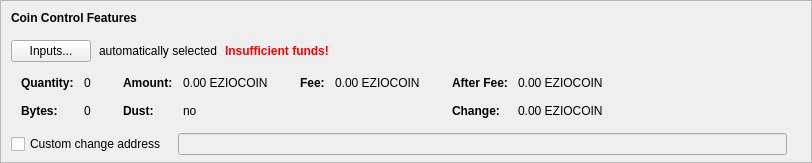
    <widget class="QFrame" name="frameCoinControl">
     <property name="sizePolicy">
      <sizepolicy hsizetype="Expanding" vsizetype="Expanding">
       <horstretch>0</horstretch>
       <verstretch>0</verstretch>
      </sizepolicy>
     </property>
     <property name="maximumSize">
      <size>
       <width>16777215</width>
       <height>16777215</height>
      </size>
     </property>
     <property name="frameShape">
      <enum>QFrame::StyledPanel</enum>
     </property>
     <property name="frameShadow">
      <enum>QFrame::Sunken</enum>
     </property>
     <layout class="QVBoxLayout" name="verticalLayoutCoinControl2">
      <property name="spacing">
       <number>0</number>
      </property>
      <property name="leftMargin">
       <number>0</number>
      </property>
      <property name="topMargin">
       <number>0</number>
      </property>
      <property name="rightMargin">
       <number>0</number>
      </property>
      <property name="bottomMargin">
       <number>6</number>
      </property>
      <item>
       <layout class="QVBoxLayout" name="verticalLayoutCoinControl" stretch="0,0,0,0,1">
        <property name="spacing">
         <number>0</number>
        </property>
        <property name="leftMargin">
         <number>10</number>
        </property>
        <property name="topMargin">
         <number>10</number>
        </property>
        <item>
         <layout class="QHBoxLayout" name="horizontalLayoutCoinControl1">
          <property name="bottomMargin">
           <number>15</number>
          </property>
          <item>
           <widget class="QLabel" name="labelCoinControlFeatures">
            <property name="sizePolicy">
             <sizepolicy hsizetype="Preferred" vsizetype="Maximum">
              <horstretch>0</horstretch>
              <verstretch>0</verstretch>
             </sizepolicy>
            </property>
            <property name="font">
             <font>
              <weight>75</weight>
              <bold>true</bold>
             </font>
            </property>
            <property name="styleSheet">
             <string notr="true">font-weight:bold;</string>
            </property>
            <property name="text">
             <string>Coin Control Features</string>
            </property>
           </widget>
          </item>
         </layout>
        </item>
        <item>
         <layout class="QHBoxLayout" name="horizontalLayoutCoinControl2" stretch="0,0,0,0">
          <property name="spacing">
           <number>8</number>
          </property>
          <property name="bottomMargin">
           <number>10</number>
          </property>
          <item>
           <widget class="QPushButton" name="pushButtonCoinControl">
            <property name="styleSheet">
             <string notr="true"/>
            </property>
            <property name="text">
             <string>Inputs...</string>
            </property>
            <property name="autoDefault">
             <bool>false</bool>
            </property>
           </widget>
          </item>
          <item>
           <widget class="QLabel" name="labelCoinControlAutomaticallySelected">
            <property name="text">
             <string>automatically selected</string>
            </property>
            <property name="margin">
             <number>5</number>
            </property>
           </widget>
          </item>
          <item>
           <widget class="QLabel" name="labelCoinControlInsuffFunds">
            <property name="font">
             <font>
              <weight>75</weight>
              <bold>true</bold>
             </font>
            </property>
            <property name="styleSheet">
             <string notr="true">color:red;font-weight:bold;</string>
            </property>
            <property name="text">
             <string>Insufficient funds!</string>
            </property>
            <property name="margin">
             <number>5</number>
            </property>
           </widget>
          </item>
          <item>
           <spacer name="horizontalSpacerCoinControl">
            <property name="orientation">
             <enum>Qt::Horizontal</enum>
            </property>
            <property name="sizeHint" stdset="0">
             <size>
              <width>40</width>
              <height>1</height>
             </size>
            </property>
           </spacer>
          </item>
         </layout>
        </item>
        <item>
         <widget class="QWidget" name="widgetCoinControl" native="true">
          <property name="sizePolicy">
           <sizepolicy hsizetype="Preferred" vsizetype="Preferred">
            <horstretch>0</horstretch>
            <verstretch>0</verstretch>
           </sizepolicy>
          </property>
          <property name="minimumSize">
           <size>
            <width>0</width>
            <height>0</height>
           </size>
          </property>
          <property name="styleSheet">
           <string notr="true"/>
          </property>
          <layout class="QHBoxLayout" name="horizontalLayoutCoinControl5">
           <property name="leftMargin">
            <number>0</number>
           </property>
           <property name="topMargin">
            <number>0</number>
           </property>
           <property name="rightMargin">
            <number>0</number>
           </property>
           <property name="bottomMargin">
            <number>0</number>
           </property>
           <item>
            <layout class="QHBoxLayout" name="horizontalLayoutCoinControl3" stretch="0,0,0,1">
             <property name="spacing">
              <number>20</number>
             </property>
             <property name="topMargin">
              <number>0</number>
             </property>
             <property name="bottomMargin">
              <number>10</number>
             </property>
             <item>
              <layout class="QFormLayout" name="formLayoutCoinControl1">
               <property name="horizontalSpacing">
                <number>10</number>
               </property>
               <property name="verticalSpacing">
                <number>14</number>
               </property>
               <property name="leftMargin">
                <number>10</number>
               </property>
               <property name="topMargin">
                <number>4</number>
               </property>
               <property name="rightMargin">
                <number>6</number>
               </property>
               <item row="0" column="0">
                <widget class="QLabel" name="labelCoinControlQuantityText">
                 <property name="font">
                  <font>
                   <weight>75</weight>
                   <bold>true</bold>
                  </font>
                 </property>
                 <property name="text">
                  <string>Quantity:</string>
                 </property>
                 <property name="margin">
                  <number>0</number>
                 </property>
                </widget>
               </item>
               <item row="0" column="1">
                <widget class="QLabel" name="labelCoinControlQuantity">
                 <property name="cursor">
                  <cursorShape>IBeamCursor</cursorShape>
                 </property>
                 <property name="contextMenuPolicy">
                  <enum>Qt::ActionsContextMenu</enum>
                 </property>
                 <property name="text">
                  <string notr="true">0</string>
                 </property>
                 <property name="margin">
                  <number>0</number>
                 </property>
                 <property name="textInteractionFlags">
                  <set>Qt::LinksAccessibleByMouse|Qt::TextSelectableByKeyboard|Qt::TextSelectableByMouse</set>
                 </property>
                </widget>
               </item>
               <item row="1" column="0">
                <widget class="QLabel" name="labelCoinControlBytesText">
                 <property name="font">
                  <font>
                   <weight>75</weight>
                   <bold>true</bold>
                  </font>
                 </property>
                 <property name="text">
                  <string>Bytes:</string>
                 </property>
                </widget>
               </item>
               <item row="1" column="1">
                <widget class="QLabel" name="labelCoinControlBytes">
                 <property name="cursor">
                  <cursorShape>IBeamCursor</cursorShape>
                 </property>
                 <property name="contextMenuPolicy">
                  <enum>Qt::ActionsContextMenu</enum>
                 </property>
                 <property name="text">
                  <string notr="true">0</string>
                 </property>
                 <property name="textInteractionFlags">
                  <set>Qt::LinksAccessibleByMouse|Qt::TextSelectableByKeyboard|Qt::TextSelectableByMouse</set>
                 </property>
                </widget>
               </item>
              </layout>
             </item>
             <item>
              <layout class="QFormLayout" name="formLayoutCoinControl2">
               <property name="horizontalSpacing">
                <number>10</number>
               </property>
               <property name="verticalSpacing">
                <number>14</number>
               </property>
               <property name="leftMargin">
                <number>6</number>
               </property>
               <property name="topMargin">
                <number>4</number>
               </property>
               <property name="rightMargin">
                <number>6</number>
               </property>
               <item row="0" column="0">
                <widget class="QLabel" name="labelCoinControlAmountText">
                 <property name="font">
                  <font>
                   <weight>75</weight>
                   <bold>true</bold>
                  </font>
                 </property>
                 <property name="text">
                  <string>Amount:</string>
                 </property>
                 <property name="margin">
                  <number>0</number>
                 </property>
                </widget>
               </item>
               <item row="0" column="1">
                <widget class="QLabel" name="labelCoinControlAmount">
                 <property name="cursor">
                  <cursorShape>IBeamCursor</cursorShape>
                 </property>
                 <property name="contextMenuPolicy">
                  <enum>Qt::ActionsContextMenu</enum>
                 </property>
                 <property name="text">
                  <string notr="true">0.00 EZIOCOIN</string>
                 </property>
                 <property name="textInteractionFlags">
                  <set>Qt::LinksAccessibleByMouse|Qt::TextSelectableByKeyboard|Qt::TextSelectableByMouse</set>
                 </property>
                </widget>
               </item>
               <item row="1" column="0">
                <widget class="QLabel" name="labelCoinControlLowOutputText">
                 <property name="font">
                  <font>
                   <weight>75</weight>
                   <bold>true</bold>
                  </font>
                 </property>
                 <property name="text">
                  <string>Dust:</string>
                 </property>
                </widget>
               </item>
               <item row="1" column="1">
                <widget class="QLabel" name="labelCoinControlLowOutput">
                 <property name="cursor">
                  <cursorShape>IBeamCursor</cursorShape>
                 </property>
                 <property name="contextMenuPolicy">
                  <enum>Qt::ActionsContextMenu</enum>
                 </property>
                 <property name="text">
                  <string notr="true">no</string>
                 </property>
                 <property name="textInteractionFlags">
                  <set>Qt::LinksAccessibleByMouse|Qt::TextSelectableByKeyboard|Qt::TextSelectableByMouse</set>
                 </property>
                </widget>
               </item>
              </layout>
             </item>
             <item>
              <layout class="QFormLayout" name="formLayoutCoinControl3">
               <property name="horizontalSpacing">
                <number>10</number>
               </property>
               <property name="verticalSpacing">
                <number>14</number>
               </property>
               <property name="leftMargin">
                <number>6</number>
               </property>
               <property name="topMargin">
                <number>4</number>
               </property>
               <property name="rightMargin">
                <number>6</number>
               </property>
               <item row="0" column="0">
                <widget class="QLabel" name="labelCoinControlFeeText">
                 <property name="font">
                  <font>
                   <weight>75</weight>
                   <bold>true</bold>
                  </font>
                 </property>
                 <property name="text">
                  <string>Fee:</string>
                 </property>
                 <property name="margin">
                  <number>0</number>
                 </property>
                </widget>
               </item>
               <item row="0" column="1">
                <widget class="QLabel" name="labelCoinControlFee">
                 <property name="cursor">
                  <cursorShape>IBeamCursor</cursorShape>
                 </property>
                 <property name="contextMenuPolicy">
                  <enum>Qt::ActionsContextMenu</enum>
                 </property>
                 <property name="text">
                  <string notr="true">0.00 EZIOCOIN</string>
                 </property>
                 <property name="textInteractionFlags">
                  <set>Qt::LinksAccessibleByMouse|Qt::TextSelectableByKeyboard|Qt::TextSelectableByMouse</set>
                 </property>
                </widget>
               </item>
             </layout>
             </item>
             <item>
              <layout class="QFormLayout" name="formLayoutCoinControl4">
               <property name="horizontalSpacing">
                <number>10</number>
               </property>
               <property name="verticalSpacing">
                <number>14</number>
               </property>
               <property name="leftMargin">
                <number>6</number>
               </property>
               <property name="topMargin">
                <number>4</number>
               </property>
               <property name="rightMargin">
                <number>6</number>
               </property>
               <item row="0" column="0">
                <widget class="QLabel" name="labelCoinControlAfterFeeText">
                 <property name="font">
                  <font>
                   <weight>75</weight>
                   <bold>true</bold>
                  </font>
                 </property>
                 <property name="text">
                  <string>After Fee:</string>
                 </property>
                 <property name="margin">
                  <number>0</number>
                 </property>
                </widget>
               </item>
               <item row="0" column="1">
                <widget class="QLabel" name="labelCoinControlAfterFee">
                 <property name="cursor">
                  <cursorShape>IBeamCursor</cursorShape>
                 </property>
                 <property name="contextMenuPolicy">
                  <enum>Qt::ActionsContextMenu</enum>
                 </property>
                 <property name="text">
                  <string notr="true">0.00 EZIOCOIN</string>
                 </property>
                 <property name="textInteractionFlags">
                  <set>Qt::LinksAccessibleByMouse|Qt::TextSelectableByKeyboard|Qt::TextSelectableByMouse</set>
                 </property>
                </widget>
               </item>
               <item row="1" column="0">
                <widget class="QLabel" name="labelCoinControlChangeText">
                 <property name="font">
                  <font>
                   <weight>75</weight>
                   <bold>true</bold>
                  </font>
                 </property>
                 <property name="text">
                  <string>Change:</string>
                 </property>
                </widget>
               </item>
               <item row="1" column="1">
                <widget class="QLabel" name="labelCoinControlChange">
                 <property name="cursor">
                  <cursorShape>IBeamCursor</cursorShape>
                 </property>
                 <property name="contextMenuPolicy">
                  <enum>Qt::ActionsContextMenu</enum>
                 </property>
                 <property name="text">
                  <string notr="true">0.00 EZIOCOIN</string>
                 </property>
                 <property name="textInteractionFlags">
                  <set>Qt::LinksAccessibleByMouse|Qt::TextSelectableByKeyboard|Qt::TextSelectableByMouse</set>
                 </property>
                </widget>
               </item>
              </layout>
             </item>
            </layout>
           </item>
          </layout>
         </widget>
        </item>
        <item>
         <layout class="QHBoxLayout" name="horizontalLayoutCoinControl4" stretch="0,0,0">
          <property name="spacing">
           <number>12</number>
          </property>
          <property name="sizeConstraint">
           <enum>QLayout::SetDefaultConstraint</enum>
          </property>
          <property name="topMargin">
           <number>5</number>
          </property>
          <property name="rightMargin">
           <number>5</number>
          </property>
          <item>
           <widget class="QCheckBox" name="checkBoxCoinControlChange">
            <property name="toolTip">
             <string>If this is activated, but the change address is empty or invalid, change will be sent to a newly generated address.</string>
            </property>
            <property name="text">
             <string>Custom change address</string>
            </property>
           </widget>
          </item>
          <item>
           <widget class="QValidatedLineEdit" name="lineEditCoinControlChange">
            <property name="enabled">
             <bool>false</bool>
            </property>
            <property name="sizePolicy">
             <sizepolicy hsizetype="Expanding" vsizetype="Fixed">
              <horstretch>0</horstretch>
              <verstretch>0</verstretch>
             </sizepolicy>
            </property>
           </widget>
          </item>
          <item>
           <widget class="QLabel" name="labelCoinControlChangeLabel">
            <property name="sizePolicy">
             <sizepolicy hsizetype="Preferred" vsizetype="Expanding">
              <horstretch>0</horstretch>
              <verstretch>0</verstretch>
             </sizepolicy>
            </property>
            <property name="minimumSize">
             <size>
              <width>0</width>
              <height>0</height>
             </size>
            </property>
            <property name="text">
             <string/>
            </property>
            <property name="margin">
             <number>3</number>
            </property>
           </widget>
          </item>
         </layout>
        </item>
        <item>
         <spacer name="verticalSpacerCoinControl">
          <property name="orientation">
           <enum>Qt::Vertical</enum>
          </property>
          <property name="sizeHint" stdset="0">
           <size>
            <width>800</width>
            <height>1</height>
           </size>
          </property>
         </spacer>
        </item>
       </layout>
      </item>
     </layout>
    </widget>
